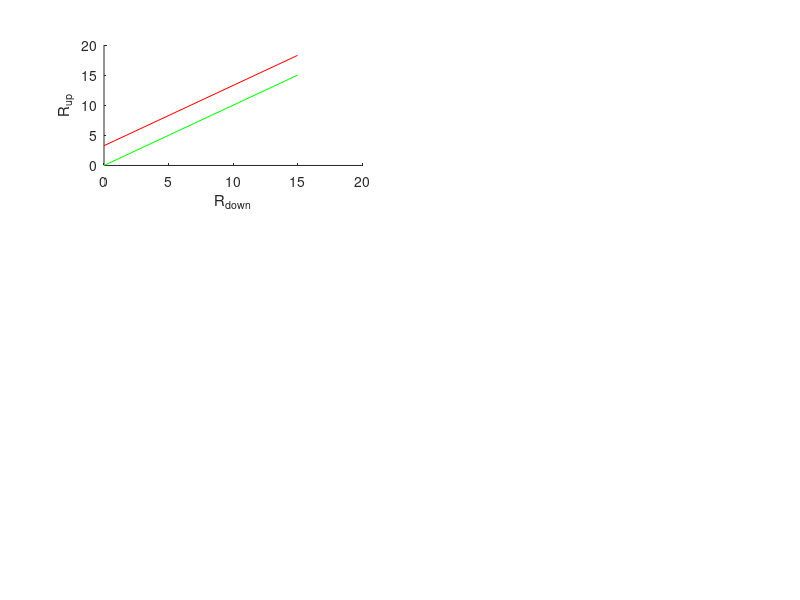

MATLAB code to generate this figure: (Note: this script raises an error after producing the figure.)
function sl_threshold_mod

alpha = 4.5941e8;
GSynAP_20 = 0.00000000713888861239;   % 7.1e-9

figure;
subplot(3,2,1);

plot([0 15],[0 15],'g-');
hold on;
plot([0 15],alpha*GSynAP_20+[0 15],'r');
box off;
ylabel('R_{up}');
xlabel('R_{down}');

Wji = GSynAP_20 + 1e-9*[0 2 4 6];
Wij = GSynAP_20 + 1e-9*[-2];

Rdown_axis = 0:15;
Rup_max = alpha*GSynAP_20+Rdown_axis;
DSI_max = (Rup_max - Rdown_axis)./(Rup_max + Rdown_axis);

Rup =   alpha*rectify(2*Wji-GSynAP_20) + alpha*2*rectify(Wij-GSynAP_20);
Rdown = alpha*rectify(2*Wij-GSynAP_20) + alpha*2*rectify(Wji-GSynAP_20);
DSI = (Rup-Rdown)./(Rup+Rdown);

plot(Rdown,Rup,'ko');
axis equal square;
axis([0 15 0 15]);

subplot(3,2,2);

plot(Rdown_axis,DSI_max,'b-');
hold on;
plot(Rdown,DSI,'ko');

xlabel('R_{down}');
ylabel('DSI');
box off;




subplot(3,2,5);

GSynAP = GSynAP_20 + [-2:2 ] * 1e-9;
alphas = alpha*GSynAP_20./GSynAP;

Wji = GSynAP_20 + 1e-9*[2];
Wij = GSynAP_20 + 1e-9*[-2];

Rup =     alphas.*rectify(2*Wji-GSynAP) + alphas.*2.*rectify(Wij-GSynAP);
Rdown =   alphas.*rectify(2*Wij-GSynAP) + alphas.*2.*rectify(Wji-GSynAP);
DSI = (Rup-Rdown)./(Rup+Rdown);

plot(Rdown_axis,Rup_max,'r-');
hold on;
plot(Rdown_axis,Rdown_axis,'g-');
plot(Rdown,Rup,'ko');
box off; 
axis equal square;
axis([0 15 0 15]);

subplot(3,2,6);

plot(Rdown_axis,DSI_max,'b-');
hold on;
plot(Rdown,DSI,'ko');
xlabel('R_{down}');
ylabel('DSI');
box off;


GSyn_AP_Vthresh55 = 7.1389e-09;
GSyn_slope_Vthresh55 = 4.6646e+08;
alphaT_Vthresh55 = 3.3300;

GSyn_AP_Vthresh50 = 9.6070e-09;
GSyn_slope_Vthresh50 = 3.6265e+08;
alphaT_Vthresh50 = 3.4839;


